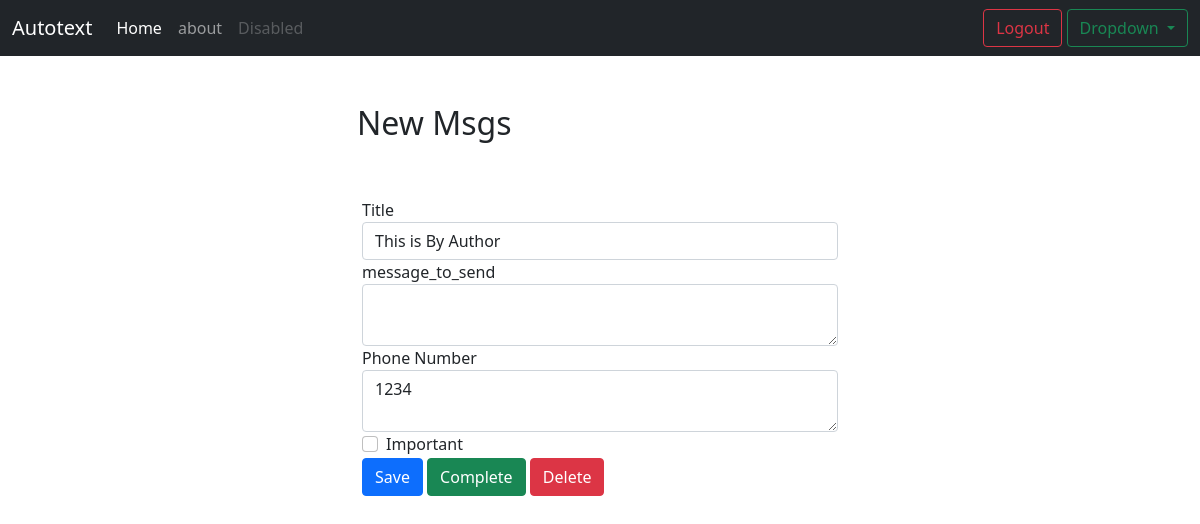
/msg/4 (signed in), run on an earlier commit of the app's database.
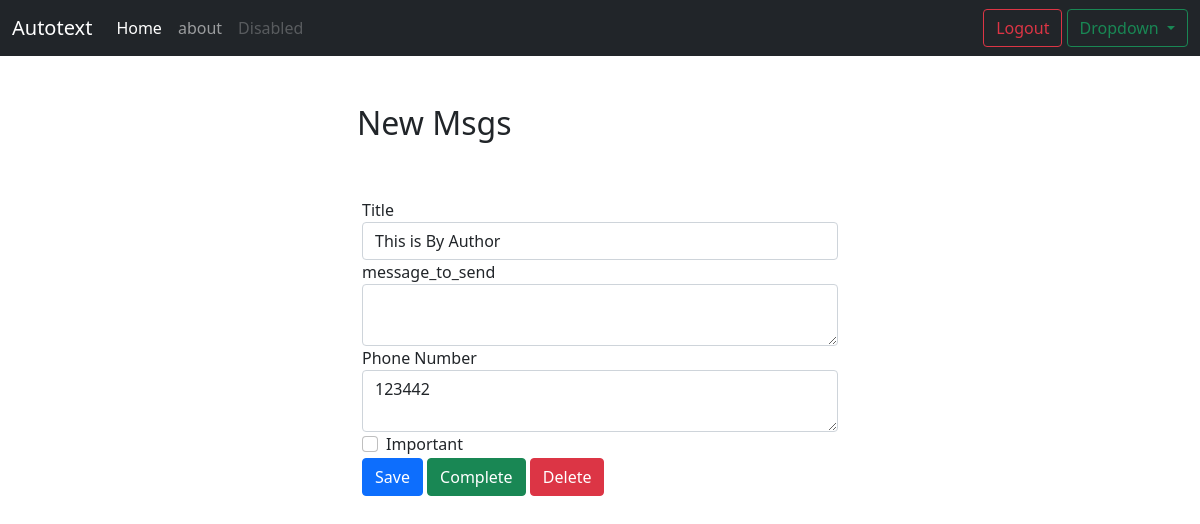
And on a later commit of the database.
### reminders/models.py (models this page shows, shortened)
class Automate_text(models.Model):
    title = models.CharField(max_length=100)
    message = models.TextField(blank=True)
    number = models.IntegerField(blank=False)
    created = models.DateTimeField(auto_now_add=True)
    datecompleted = models.DateTimeField(null=True, blank=True)
    important = models.BooleanField(default=False)
    user = models.ForeignKey(User, on_delete=models.CASCADE)

### reminders/views.py (the view, shortened to what this page needs)
# urls.py: path('msg/<int:msg_pk>', views.viewmsgs, name='viewmsgs'),
@login_required
def viewmsgs(request, msg_pk):
    msg = get_object_or_404(Automate_text, pk=msg_pk, user=request.user)
    if request.method == 'GET':
        form = TimetableForm(instance=msg)
        return render(request, 'reminders/view_msgs.html', {'msg':msg, 'form':form})

### reminders/forms.py
class TimetableForm(ModelForm):
    class Meta:
        model = Automate_text
        fields = ['title', 'message', 'number',  'important']

### reminders/templates/reminders/view_msgs.html (shortened to what this page needs)
{% extends "reminders/base_two.html" %}
{% block content %}
<div class="row justify-content-center mt-5">
    <div class="col-md-5">
        <h2>New Msgs</h2>
    </div>
    <div class="row justify-content-center mt-5">
        <div class="col-md-5">
            <form method="POST">
                <div class="form-group">
                    <label for="title">Title</label>
                    <input type="text" name="title" class="form-control" id="title" value="{{ msg.title }}" required>
                </div>
                <div class="form-group">
                    <label for="message">message_to_send</label>
                    <textarea name="message" rows="2" class="form-control" id="message" >{{ msg.message }}</textarea>
                </div>
                <div class="form-group">
                    <label for="number">Phone Number</label>
                    <textarea name="number" rows="2" class="form-control" id="number" >{{ msg.number }}</textarea>
                </div>
                <div class="form-group form-check">
                    <input type="checkbox" name="important" class="form-check-input" id="important" {% if msg.important %}checked{% endif %}>
                    <label class="form-check-label" for="important">Important</label>
                </div>
                <button type="submit" class="btn btn-primary">Save</button>
                <button type="button" class="btn btn-success" onclick="$('#complete').click()">Complete</button>
                <button type="button" class="btn btn-danger" onclick="$('#delete').click()">Delete</button>
            </form>
        </div>
    </div>
</div>
{% endblock %}

What changed in the data, as far as the page shows it:
changed Automate_text "This is By Author": number "1234" → "123442"
